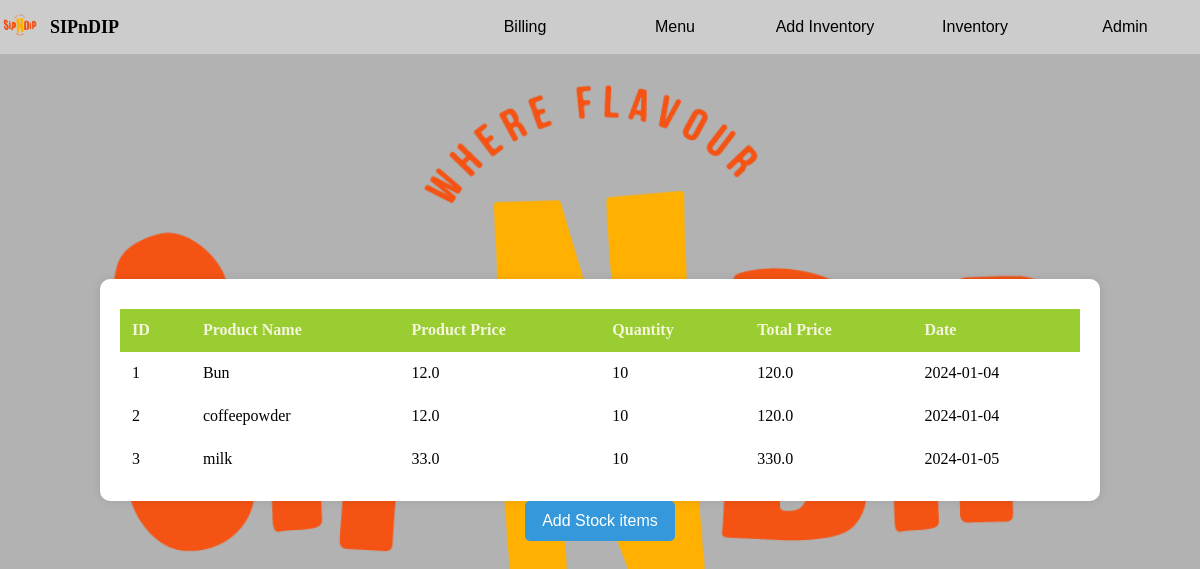
Before: /view_inventory (signed in) with the older database file.
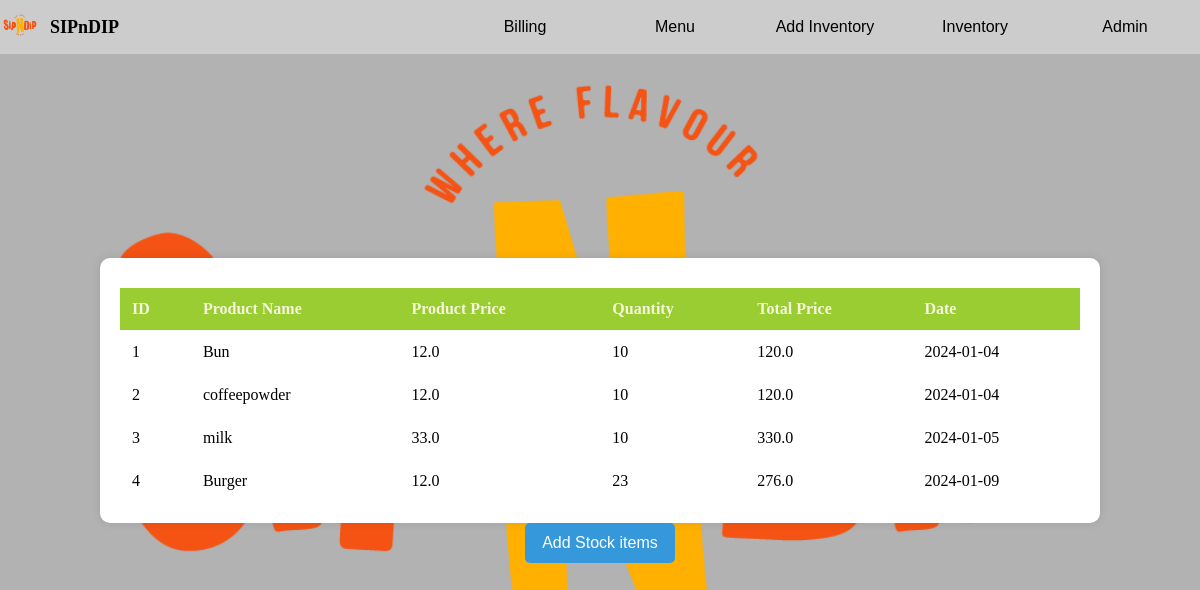
After: the same page with the newer database file.
### main.py (models this page shows, shortened)
class InventoryItem(db.Model):
    id = db.Column(db.Integer, primary_key=True)
    product_name = db.Column(db.String(100))
    product_price = db.Column(db.Float)
    quantity = db.Column(db.Integer)
    total_price = db.Column(db.Float)
    date = db.Column(db.Date)

### main.py (the view)
@app.route('/view_inventory')
@login_required
def view_inventory():
    inventory = InventoryItem.query.all()
    return render_template('view_inventory.html', inventory=inventory)

### main.py (called while the page is built)
@login_manager.user_loader
def load_user(user_id):
    return User.query.get(user_id)

### templates/view_inventory.html
{% extends 'layout.html' %}
{% block content %}
    <section class="inventory-section">
    <table>
        <thead>
            <tr>
                <th>ID</th>
                <th>Product Name</th>
                <th>Product Price</th>
                <th>Quantity</th>
                <th>Total Price</th>
                <th>Date</th>
            </tr>
        </thead>
        <tbody>
            {% for item in inventory %}
            <tr>
                <td>{{ item.id }}</td>
                <td>{{ item.product_name }}</td>
                <td>{{ item.product_price }}</td>
                <td>{{ item.quantity }}</td>
                <td>{{ item.total_price }}</td>
                <td>{{ item.date.strftime('%Y-%m-%d') }}</td>
            </tr>
            {% endfor %}
        </tbody>
    </table>
        </section>
    <a href="{{ url_for('add_stock') }}"><button>Add Stock items</button></a>
{% endblock %}

### templates/layout.html (shortened to what this page needs)
<!DOCTYPE html>
<html lang="en">
<head>
    <link rel="stylesheet" href="/static/css/style.css">
</head>
<body>
    <nav class="navbar">
        <div class="brand">
            <a href="/">
                <img src="/static/img/sipndip.png" alt="Brand Logo">
            </a>
            <a href="/">
                <span>SIPnDIP</span>
            </a>
        </div>
        <div class="buttons">
            <a href="{{ url_for('billing') }}"><button class="nav-button">Billing</button></a>
            <a href="{{ url_for('update_menu') }}"><button class="nav-button">Menu</button></a>
            <a href="{{ url_for('add_stock') }}"><button class="nav-button">Add Inventory</button></a>
            <a href="{{ url_for('view_inventory') }}"><button class="nav-button">Inventory</button></a>
            <a href="{{ url_for('admin') }}"><button class="nav-button">Admin</button></a>
        </div>
    </nav>
    {% block content %}
    {% endblock %}
</body>
</html>

### static/css/style.css (style rules this page uses)
body { margin: 0; padding: 0; height: 100vh; display: flex; flex-direction: column; justify-content: center; align-items: center; background-color: rgba(0, 0, 0, 0.3); background-image: url('/static/img/sipndip.png'); background-size: cover; background-position: center; background-attachment: fixed; }
.navbar { background-color: #cccccc; padding: 5px; display: flex; justify-content: space-between; align-items: center; position: fixed; top: 0; width: 100%; z-index: 1000; }
a { text-decoration: none; color: inherit; }
.brand { display: flex; align-items: center; }
.brand img { width: 40px; height: auto; margin-right: 10px; }
.brand span { color: black; font-size: 18px; font-weight: bold; }
.buttons { display: flex; }
.nav-button { background-color: transparent; border: none; color: black; padding: 10px 20px; text-align: center; text-decoration: none; display: inline-block; font-size: 16px; cursor: pointer; }
button { width: 150px; height: 40px; padding: 10px 20px; border: none; border-radius: 5px; cursor: pointer; font-size: 16px; }
button { padding: 10px; background-color: #3498db; color: white; border: none; border-radius: 5px; cursor: pointer; }
table { width: 100%; border-collapse: collapse; margin-top: 10px; }
th, td { padding: 12px; text-align: left; border-bottom: 1px solid transparent; }
th { background-color: yellowgreen; color: beige; }
tr:nth-child(even) { background-color: rgba(255, 255, 255, 0.75); }
tr:nth-child(odd) { background-color: rgba(255, 255, 255, 0.65); }
button { padding: 10px; border: none; border-radius: 5px; cursor: pointer; }
.inventory-section { background-color: white; padding: 20px; border-radius: 10px; box-shadow: 0 0 10px rgba(0, 0, 0, 0.1); margin-top: 20px; width: 80%; overflow-x: auto; }

Changed rows visible on the page:
added InventoryItem: id "4", product_name "Burger", product_price "12.0", quantity "23", total_price "276.0", date "2024-01-09"
